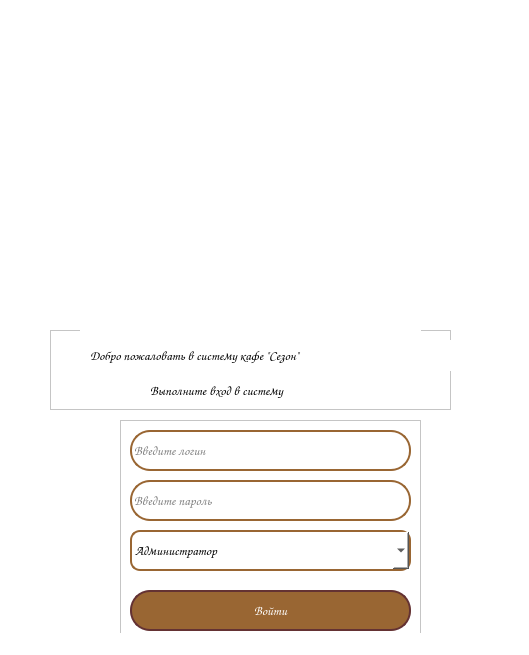
<?xml version="1.0" encoding="UTF-8"?>
<ui version="4.0">
 <class>authorization</class>
 <widget class="QMainWindow" name="authorization">
  <property name="geometry">
   <rect>
    <x>0</x>
    <y>0</y>
    <width>529</width>
    <height>655</height>
   </rect>
  </property>
  <property name="windowTitle">
   <string>Авторизация в систему кафе &quot;Сезон&quot;</string>
  </property>
  <property name="windowIcon">
   <iconset resource="../static/resource.qrc">
    <normaloff>:/img/img/Logotip.png</normaloff>:/img/img/Logotip.png</iconset>
  </property>
  <property name="styleSheet">
   <string notr="true">background-color: rgb(255, 255, 255);</string>
  </property>
  <widget class="QWidget" name="centralwidget">
   <widget class="QWidget" name="widget" native="true">
    <property name="geometry">
     <rect>
      <x>40</x>
      <y>320</y>
      <width>441</width>
      <height>341</height>
     </rect>
    </property>
    <widget class="QFrame" name="frame">
     <property name="geometry">
      <rect>
       <x>80</x>
       <y>100</y>
       <width>301</width>
       <height>231</height>
      </rect>
     </property>
     <property name="frameShape">
      <enum>QFrame::StyledPanel</enum>
     </property>
     <property name="frameShadow">
      <enum>QFrame::Raised</enum>
     </property>
     <widget class="QLineEdit" name="lineEdit">
      <property name="geometry">
       <rect>
        <x>10</x>
        <y>10</y>
        <width>281</width>
        <height>41</height>
       </rect>
      </property>
      <property name="font">
       <font>
        <family>Comic Sans MS</family>
        <pointsize>10</pointsize>
       </font>
      </property>
      <property name="styleSheet">
       <string notr="true">border: 2px solid rgb(153, 102, 51);
background-color: rgb(255, 255, 255);
border-radius: 20px;</string>
      </property>
      <property name="placeholderText">
       <string>Введите логин</string>
      </property>
     </widget>
     <widget class="QLineEdit" name="lineEdit_2">
      <property name="geometry">
       <rect>
        <x>10</x>
        <y>60</y>
        <width>281</width>
        <height>41</height>
       </rect>
      </property>
      <property name="font">
       <font>
        <family>Comic Sans MS</family>
        <pointsize>10</pointsize>
       </font>
      </property>
      <property name="styleSheet">
       <string notr="true">border: 2px solid rgb(153, 102, 51);
background-color: rgb(255, 255, 255);
border-radius: 20px;</string>
      </property>
      <property name="echoMode">
       <enum>QLineEdit::Password</enum>
      </property>
      <property name="placeholderText">
       <string>Введите пароль</string>
      </property>
     </widget>
     <widget class="QComboBox" name="comboBox">
      <property name="geometry">
       <rect>
        <x>10</x>
        <y>110</y>
        <width>281</width>
        <height>41</height>
       </rect>
      </property>
      <property name="font">
       <font>
        <family>Comic Sans MS</family>
        <pointsize>10</pointsize>
       </font>
      </property>
      <property name="styleSheet">
       <string notr="true">border: 2px solid rgb(153, 102, 51);
background-color: rgb(255, 255, 255);
border-radius: 10px;</string>
      </property>
      <item>
       <property name="text">
        <string>Администратор</string>
       </property>
      </item>
      <item>
       <property name="text">
        <string>Официант</string>
       </property>
      </item>
      <item>
       <property name="text">
        <string>Повар</string>
       </property>
      </item>
     </widget>
     <widget class="QPushButton" name="pushButton">
      <property name="geometry">
       <rect>
        <x>10</x>
        <y>170</y>
        <width>281</width>
        <height>41</height>
       </rect>
      </property>
      <property name="font">
       <font>
        <family>Comic Sans MS</family>
        <pointsize>10</pointsize>
        <weight>75</weight>
        <bold>true</bold>
       </font>
      </property>
      <property name="styleSheet">
       <string notr="true">QPushButton {
    background-color: rgba(153, 102, 51);
    border: 2px solid rgba(100, 50, 51);
    border-radius: 20px;
    color: white;
    font-weight: bold;
    font-size: 10pt;
}
QPushButton:hover {
    background-color: rgba(73, 140, 81);
}
QPushButton:pressed {
    background-color: rgba(73, 140, 81);
}
</string>
      </property>
      <property name="text">
       <string>Войти</string>
      </property>
      <property name="autoDefault">
       <bool>false</bool>
      </property>
     </widget>
    </widget>
    <widget class="QFrame" name="frame_2">
     <property name="geometry">
      <rect>
       <x>10</x>
       <y>10</y>
       <width>401</width>
       <height>80</height>
      </rect>
     </property>
     <property name="frameShape">
      <enum>QFrame::StyledPanel</enum>
     </property>
     <property name="frameShadow">
      <enum>QFrame::Raised</enum>
     </property>
     <widget class="QLabel" name="label">
      <property name="geometry">
       <rect>
        <x>40</x>
        <y>10</y>
        <width>361</width>
        <height>31</height>
       </rect>
      </property>
      <property name="font">
       <font>
        <family>Comic Sans MS</family>
        <pointsize>10</pointsize>
        <weight>50</weight>
        <bold>false</bold>
       </font>
      </property>
      <property name="text">
       <string>Добро пожаловать в систему кафе &quot;Сезон&quot;</string>
      </property>
     </widget>
     <widget class="QLabel" name="label_2">
      <property name="geometry">
       <rect>
        <x>100</x>
        <y>50</y>
        <width>251</width>
        <height>20</height>
       </rect>
      </property>
      <property name="font">
       <font>
        <family>Comic Sans MS</family>
        <pointsize>10</pointsize>
        <weight>50</weight>
        <bold>false</bold>
       </font>
      </property>
      <property name="text">
       <string>Выполните вход в систему</string>
      </property>
     </widget>
    </widget>
   </widget>
   <widget class="QWidget" name="widget_2" native="true">
    <property name="geometry">
     <rect>
      <x>80</x>
      <y>10</y>
      <width>341</width>
      <height>321</height>
     </rect>
    </property>
    <widget class="QLabel" name="label_3">
     <property name="geometry">
      <rect>
       <x>60</x>
       <y>10</y>
       <width>261</width>
       <height>301</height>
      </rect>
     </property>
     <property name="font">
      <font>
       <strikeout>true</strikeout>
       <kerning>true</kerning>
      </font>
     </property>
     <property name="mouseTracking">
      <bool>false</bool>
     </property>
     <property name="tabletTracking">
      <bool>false</bool>
     </property>
     <property name="focusPolicy">
      <enum>Qt::NoFocus</enum>
     </property>
     <property name="text">
      <string/>
     </property>
     <property name="pixmap">
      <pixmap resource="../static/resource.qrc">:/img/img/Logotip.png</pixmap>
     </property>
     <property name="scaledContents">
      <bool>true</bool>
     </property>
     <property name="wordWrap">
      <bool>false</bool>
     </property>
    </widget>
   </widget>
  </widget>
  <widget class="QStatusBar" name="statusbar"/>
 </widget>
 <resources>
  <include location="../static/resource.qrc"/>
 </resources>
 <connections/>
</ui>
